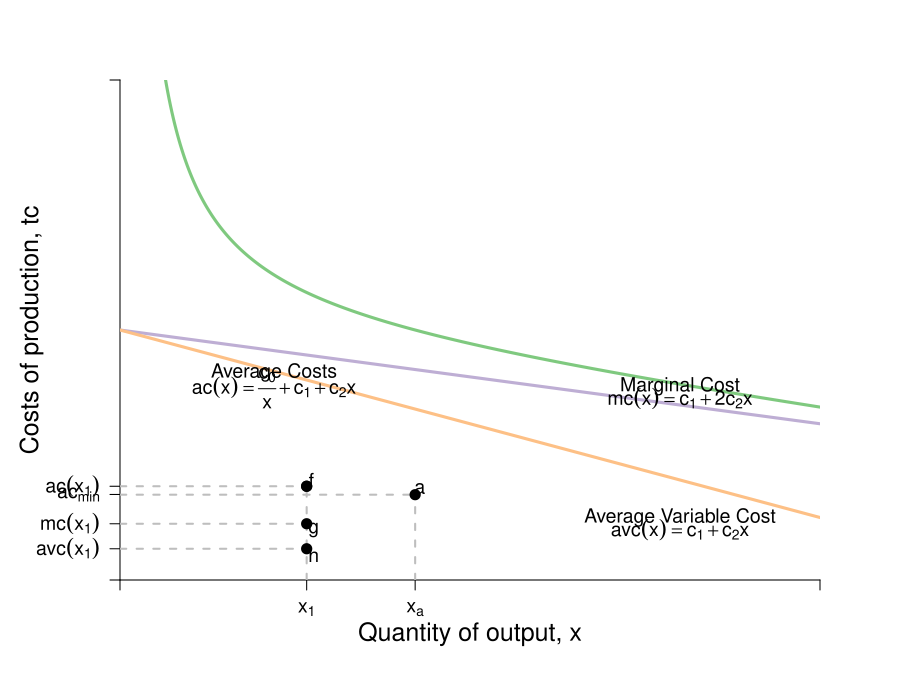

The script that saved this image:
#Graph Designer: Simon Halliday
#Authors: Bowles, Foley and Halliday
#Title: Coordination, Conflict and Competition: A Text in Microeconomics

require(shape)
pdf(file = "firmmarketsupply/costs_eos.pdf", width = 9, height = 7)

#Set parameters for graphics
axislabelsize <- 1.5
labelsize <- 1.2
graphlinewidth <- 3
segmentlinewidth <- 2

COL <- c("#7fc97f", "#beaed4", "#fdc086", "#ffff99", "#386cb0", "#f0027f", "#bf5b17", "#666666")
COLA <- c("#99d8c9","#66c2a4","#41ae76", "#238b45", "#005824")
COLB <- c("#4eb3d3", "#2b8cbe", "#0868ac","#084081")

#Edited the margins to cater for the larger LHS labels
par(mar =  c(6, 6, 4, 4))

totalcost <- function(x, c0 = 10, c1 = 2, c2 = 0.5){
  c0 + c1*x + c2*x^2
}

avgcost <- function(x,  c0 = 2, c1 = 0.05, c2 = 0.05){
  (c0 + c1*x + c2*x^2)/x
}

avgvarcost <- function(x,  c1 = 0.05, c2 = 0.05){
  (c1*x + c2*x^2)/x
}

marginalcost <- function(x, c1 = 0.05, c2 = 0.05){
  c1 + 2*c2*x
}

mcline <- Mpline <- function(x, constant = 0.3181472, slope = 0.125){
  constant + slope*x
}


xlims <- c(0, 15)
ylims <- c(0, 4)

npts <- 501 
x <- seq(xlims[1], xlims[2], length.out = npts)
y <- seq(ylims[1], ylims[2], length.out = npts) 
a <- c(13, 16.75, 19.25)

plot(0, 0, xlim = xlims, ylim = ylims, type = "n",
     xlab = expression(paste("")),
     ylab = expression(paste("")), 
     xaxt = "n", 
     yaxt = "n", 
     cex.lab = axislabelsize, 
     bty = "n",
     xaxs="i", 
     yaxs="i")

# ticksy <- seq(from = ylims[1], to = ylims[2], by = 1)
# ylabels <- seq(from = ylims[1], to = ylims[2], by = 1)
# ticksx <- seq(from = xlims[1], to = xlims[2], by = 1)
# xlabels <- seq(from = xlims[1], to = xlims[2], by = 1)
ticksy <- c(0, avgvarcost(x = 4), marginalcost(x = 4), avgcost(6.82456), avgcost(x = 4), ylims[2])
ylabels <- c(NA, expression(paste(avc(x[1]))), expression(paste(mc(x[1]))), expression(paste(ac[min])), expression(paste(ac(x[1]))), NA)
ticksx <- c(0, 4, 6.32456, xlims[2])
xlabels <- c(NA, expression(paste(x[1])), expression(paste(x[a])), NA)




axis(1, at = ticksx, pos = 0, labels = xlabels, cex.axis = labelsize)
axis(2, at = ticksy, pos = 0, labels = ylabels, las = 1, cex.axis = labelsize)

npts <- 500 
xx1 <- seq(xlims[1], xlims[2], length.out = npts)
xx3 <- seq(4, 8, length.out = npts)

#lines(xx1, bcA(xx1, w = 10, p = 1.5), col = COLB[3], lwd = graphlinewidth)
lines(xx1, avgcost(xx1, c0 = 2, c1 = 2, c2 = -0.05), col = COL[1], lwd = graphlinewidth)
lines(xx1, avgvarcost(xx1, c1 = 2, c2 = -0.05), col = COL[2], lwd = graphlinewidth)
lines(xx1, marginalcost(xx1, c1 = 2, c2 = -0.05), col = COL[3], lwd = graphlinewidth)
#lines(xx3, mcline(xx3, constant = totalcost(x = 4, c0 = 2, c1 = 0.05, c2 = 0.05) - 6*marginalcost(x = 4, c1 = 0.05, c2 = 0.05), slope = marginalcost(x = 4, c1 = 0.05, c2 = 0.05)), col = "gray", lty = 2, lwd = graphlinewidth)

#Label the axes
mtext(expression(paste("Quantity of output, ", x)), side=1, line = 2.5, cex = axislabelsize)
text(-1.9, 0.5*ylims[2], expression(paste("Costs of production, ",tc)), xpd = TRUE, cex = axislabelsize, srt = 90) 

#Label the cost curve
text(12.5, 14, expression("Total Cost"), cex = labelsize)
text(12.5, 13.5, expression(paste(tc(x) == c[0] + c[1]*x + c[2]*x^2)), cex = labelsize)

#Average Cost
text(3.3, avgcost(x = 3.2) + 0.825, expression(paste("Average Costs")), cex = labelsize)
text(3.3, avgcost(x = 3.2) + 0.7, expression(paste(ac(x) == frac(c[0],x) + c[1] + c[2]*x)), cex = labelsize)

#Average cost minimum
segments(0, avgcost(x = 6.32456), 6.32456, avgcost(x = 6.32456), lty = 2, col = "gray" , lwd = segmentlinewidth)
segments(6.32456, 0, 6.32456, avgcost(x = 6.32456), lty = 2, col = "gray" , lwd = segmentlinewidth)
text(6.32456+0.1, avgcost(x = 6.32456)+0.05, expression(paste("a")), cex = labelsize)
points(6.32456, avgcost(x = 6.32456), pch = 16, col = "black", cex = 1.5)


#Marginal Cost
text(12, marginalcost(x = 12) + 0.3, expression(paste("Marginal Cost")), cex = labelsize)
text(12, marginalcost(x = 12) + 0.2, expression(paste(mc(x) == c[1] + 2*c[2]*x)), cex = labelsize)

#Average Variable Cost
text(12, avgvarcost(x = 12) - 0.15, expression(paste("Average Variable Cost")), cex = labelsize)
text(12, avgvarcost(x = 12) - 0.25, expression(paste(avc(x) == c[1] + c[2]*x)), cex = labelsize)


#Draw segments for average cost
segments(0, avgcost(x = 4, c0 = 2, c1 = 0.05, c2 = 0.05), 4, avgcost(x = 4, c0 = 2, c1 = 0.05, c2 = 0.05), lty = 2, col = "gray" , lwd = segmentlinewidth)
segments(4, 0, 4, avgcost(x = 4), lty = 2, col = "gray" , lwd = segmentlinewidth)
segments(0, marginalcost(x = 4), 4, marginalcost(x = 4), lty = 2, col = "gray" , lwd = segmentlinewidth)
segments(0, avgvarcost(x = 4), 4, avgvarcost(x = 4), lty = 2, col = "gray" , lwd = segmentlinewidth)
# segments(0, 0, 4, avgcost(x = 4, c0 = 2, c1 = 0.05, c2 = 0.05), lty = 2, col = COLB[4] , lwd = segmentlinewidth)
points(4, avgcost(x = 4, c0 = 2, c1 = 0.05, c2 = 0.05), pch = 16, col = "black", cex = 1.5)

text(4.1, avgcost(x = 4) + 0.05, expression(paste("f")), cex = labelsize)
points(4, avgcost(x = 4), pch = 16, col = "black", cex = 1.5)

text(4.15, marginalcost(x = 4) - 0.05, expression(paste("g")), cex = labelsize)
points(4, marginalcost(x = 4), pch = 16, col = "black", cex = 1.5)

text(4.15, avgvarcost(x = 4) - 0.05, expression(paste("h")), cex = labelsize)
points(4, avgvarcost(x = 4), pch = 16, col = "black", cex = 1.5)

dev.off()
